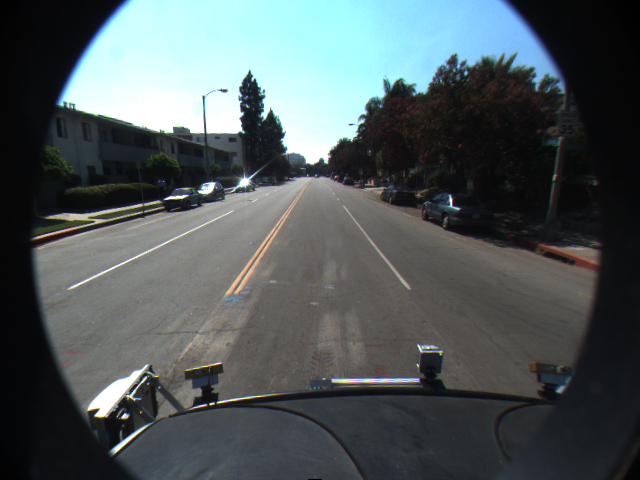
#> input picture hw4/imgs_sample/f00001.png, 640 x 480 px
$ python estimate_planar_homography.py   (Python 2 division)   (older library calls are emulated)
#> lines starting #> are read from the running program, lines starting #| are printed output that depends on the picture; after the words box and inside, x2 and y2 are one past the last pixel; in counts of white or black regions, pixels touching at a corner belong together; long printed decimals are rounded
### hw4/util_camera.py
"""
Various utility functions relating to camera/geometry.
"""

import numpy as np, cv, cv2

from util import intrnd

def get_intrinsics(K):
    """ Return the camera intrinsic parameters from K.
    Input:
        nparray K
    Output:
        (float fx, float fy, principle_point)
    """
    return (K[0,0], K[1, 1], (K[0,2], K[1,2]))

def compute_x(line, y):
    """ ax + by + c = 0 => x = (-by - c) / a """
    return (-line[1]*y - line[2]) / line[0]
def compute_y(line, x):
    """ ax + by + c = 0 => y = (-ax - c) / b """
    return (-line[0]*x - line[2]) / line[1]

# [31 lines left out: functions pt2homo, homo2pt, normalize_coords, not called in this run]

def draw_line(Irgb, line, color=(0, 255, 0)):
    """ Draws a line on an input image. If input image is not a three
    channeled image, then this will convert it.
    Input:
        nparray Irgb: (H x W x 1) or (H x W x 3)
        nparray line: [float a, float b, float c]
        tuple color: (int B, int G, int R)
    Output:
        nparray Irgb: (H x W x 3)
    """
    if len(Irgb.shape) != 3:
        Irgb = cv2.cvtColor(Irgb, cv.CV_GRAY2BGR)

    Irgb = Irgb.copy()
    h, w = Irgb.shape[0:2]
    pts = []
    for x in xrange(w):
        y = compute_line_y(line, x)
        if y > 0 and y < h:
            pts.append((x,y))
    cv.Line(cv.fromarray(Irgb), tuple(intrnd(*pts[0])), tuple(intrnd(*pts[-1])), color)
    return Irgb

# [50 lines left out: functions draw_points, find_line_segment, compute_line_x, not called in this run]
def compute_line_y(line, x):
    """ Computes x coord of line at y:
        ax + by + c = 0
        y = (-ax - c) / b
    """
    return (-line[0]*x - line[2]) / line[1]

# [134 lines left out: functions make_crossprod_mat, normalize_det, decompose_H, not called in this run]

### hw4/util.py
"""
A few utility functions.
"""
import os
import numpy as np

def to_rgb(I, do_cpy=True):
    """ Convert input image into RGB (color). """
    if len(I.shape) == 3:
        if do_cpy:
            return I.copy()
        else:
            return I
    out = np.zeros([I.shape[0], I.shape[1], 3])
    out[:,:,0] = I
    out[:,:,1] = I
    out[:,:,2] = I
    return out

def intrnd(*args):
    if len(args) == 1:
        return int(round(args[0]))
    else:
        return [int(round(x)) for x in args]

# [5 lines left out: function tupint, not called in this run]

def isimgext(path):
    p = path.lower()
    return p.endswith('.png') or p.endswith('.jpeg') or p.endswith('.jpg') or p.endswith('.bmp')

# [9 lines left out: function get_imgpaths, not called in this run]

def get_filename(fpath):
    return os.path.splitext(os.path.split(fpath)[1])[0]

### hw4/estimate_planar_homography.py
import pdb
import util_camera, util
import numpy as np, numpy.linalg, cv2

from util import intrnd
from util_camera import compute_x, compute_y, pt2homo, homo2pt

def estimate_planar_homography(I, line1, line2, K, win1, win2, lane_width):
    """ Estimates the planar homography H between the camera image
    plane, and the World (ground) plane.
    The World reference frame is directly below the camera, with:
        - Z-axis parallel to the road
        - X-axis on the road plane
        - Y-axis pointing upward from the road plane
        - origin is on the road plane (Y=0), and halfway between the
          two lanes boundaries (center of road).
    Input:
        nparray I
        nparray line1, line2: [a, b, c]
        nparray K
            The 3x3 camera intrinsic matrix.
        tuple win1, win2: (float x, float y, float w, float h)
        float lane_width
    Output:
        nparray H
    where H is a 3x3 homography.
    """
    h, w = I.shape[0:2]
    x_win1 = intrnd(w * win1[0])
    y_win1 = intrnd(h * win1[1])
    x_win2 = intrnd(w * win2[0])
    y_win2 = intrnd(h * win2[1])

    pts = []
    NUM = 10
    h_win = intrnd(h*win1[3]) # Assume window heights same btwn left/right
    for i in xrange(NUM):
        frac = i / float(NUM)
        y_cur = intrnd((y_win1-(h_win/2) + frac*h_win))
        pt_i = (compute_x(line1, y_cur), y_cur)
        pt_j = (compute_x(line2, y_cur), y_cur)
        pts.append((pt_i, pt_j))

    r1 = solve_for_r1(pts,
                      K,
                      lane_width)
    vanishing_pt = np.cross(line1, line2)
    vanishing_pt = vanishing_pt / vanishing_pt[2]
    vanishing_pt[1] = vanishing_pt[1]
    ## DEBUG Plot points on image, save to file for visual verification
    Irgb = util.to_rgb(I)
    COLOURS = [(255, 0, 0), (0, 255, 0)]
    for i, (pt_i, pt_j) in enumerate(pts):
        clr = COLOURS[i % 2]
        cv2.circle(Irgb, tuple(map(intrnd, pt_i)), 5, clr)
        cv2.circle(Irgb, tuple(map(intrnd, pt_j)), 5, clr)
    cv2.circle(Irgb, (intrnd(vanishing_pt[0]), intrnd(vanishing_pt[1])), 5, (0, 0, 255))
    cv2.imwrite("_Irgb.png", Irgb)

    r3 = solve_for_r3(vanishing_pt, line1, line2, K)
    T = solve_for_t(pts, K, r1, r3, lane_width)
    print "T_pre:", T
    T = T * (2.1798 / T[1])    # Height of camera is 2.1798 meters
    T[2] = 1 # We want the ref. frame to be directly below camera (why 1?!)
    #T = T / np.linalg.norm(T)
    print "T_post:", T

    H = np.zeros([3,3])
    H[:, 0] = r1
    H[:, 1] = r3
    H[:, 2] = T
    return np.dot(K, H)

def solve_for_r1(pts, K, lane_width):
    """ Solve for first column of the rotation matrix, utilizing the
    fact that we know the lane width. We require two pairs of points
    (p1,p2), (p3,p4), such that p1 is directly across from p2 (same
    for p3, p4).
    Input:
        tuple pts: ((p1, p2), (p3, p4))
            where each point is a pixel coord: (float x, float y)
        nparray K
            The 3x3 camera intrinsic matrix.
        float lane_width
            The width of the lane (e.g., 3.66 meters).
    Output:
        nparray r1
    A 3x1 column vector consisting of the first column of R.
    """
    (fx, fy, (cx, cy)) = util_camera.get_intrinsics(K)
    # Construct data matrix A
    Araw = np.zeros([len(pts) * 2, 4])
    i = 0 # Actual index into A
    for ii, (pi, pj) in enumerate(pts):
        xi, yi = pi
        xj, yj = pj
        Araw[i, :]   = (0, -fy, (-cy + yj), (yi - yj))
        Araw[i+1, :] = (fx, 0, (cx - xj), (-xj + xi))
        #Araw[i+2, :] = (-yj*fx, xj*fy, -yj*cx + xj*cy, yj*xi - xj*yi)
        i += 2
    rnk = numpy.linalg.matrix_rank(Araw)
    print "    Rank(A):", rnk
    if rnk == 3:
        A = Araw # Perfect! Just the rank we want.
    elif rnk < 3:
        raise Exception("Matrix A needs to have rank either 4 or 3! Rank was: {0}".format(rnk))
    else:
        # A is full rank - perform fixed-rank approx. -> rank 3
        print "(solve_for_r1) A is full rank, performing fixed rank approx..."
        U, S, V = numpy.linalg.svd(Araw)
        if (np.linalg.det(V) < 0):
            # We require U,V to have positive determinant
            print "    U,V had negative determinant, correcting."
            U = -U
            V = -V
        S_part = np.diag([S[0], S[1], S[2], 0]) # Kill last singular value
        S_new = np.zeros([Araw.shape[0], 4])
        S_new[0:4, :] = S_part
        A = np.dot(U, np.dot(S_new, V))
        print "    new rank:", np.linalg.matrix_rank(A)
        if np.linalg.matrix_rank(A) != 3:
            raise Exception("(solve_for_r1) What?! Fixed-rank approx. failed!")
    U, S, V = numpy.linalg.svd(A)
    if (np.linalg.det(V) < 0):
        # We require U,V to have positive determinant
        print "    U,V had negative determinant, correcting."
        U = -U
        V = -V
    v = V[-1, :]
    residual = numpy.linalg.norm(np.dot(A, v.T))
    print "(solve_for_r1) Residual: {0}".format(residual)
    gamma = v[-1]
    v_norm = v / gamma
    r11, r21, r31, _ = v_norm
    return np.array([r11, r21, r31])

def solve_for_r3(vanishing_pt, line1, line2, K):
    """ Solve for the third column r3 of the rotation matrix,
    utilizing the vanishing point of the lanes.
    Input:
        nparray vanishing_pt: [x, y, 1]
            Pixel image location of the vanishing point defined by the
            lanes.
        nparray line1, line2: [a, b, c]
            Lines vectors of the left/right lanes, in the form:
                [a, b, c]
            such that:
                ax + by + c = 0
        nparray K
            Camera intrinsic matrix.
    Output:
        nparray r3
            The third column of the rotation matrix R.
    """
    Kinv = numpy.linalg.inv(K)
    r3 = np.dot(Kinv, vanishing_pt)
    r3_norm = r3 / r3[2]
    return r3_norm

def solve_for_t(pts, K, r1, r3, lane_width):
    """ Recover the translation vector T, using the computed r1, r3.
    The input points pairs must be directly across from the lanes.
    Input:
        tuple pts: ((pt1, pt2), ...)
            Each point pair (pt_i, pt_j) must be directly across the
            lanes i.e. (X_j - X_i) = 3.66 meters, and:
                X_i = -1.83 meters
                X_j = +1.83 meters
        nparray K
            3x3 camera intrinsic matrix.
        nparray r1, r3
            The 3x1 column vectors comprising the first/third columns
            of the rotation matrix R.
        float lane_width
            Width of the lane (in meters).
    Output:
        nparray T
            The translation vector T as a 3x1 column vector.
    """
    (fx, fy, (cx, cy)) = util_camera.get_intrinsics(K)
    Kinv = numpy.linalg.inv(K)
    r11, r21, r31 = r1
    r13, r23, r33 = r3
    ww = lane_width / 2
    # Construct data matrix A
    Araw = np.zeros([len(pts) * 6, 5])
    i = 0 # Actual index into A
    for ii, (pi, pj) in enumerate(pts):
        xi, yi = pi
        xj, yj = pj
        bi = np.array([(xi - cx) / fx,
                       (yi - cy) / fy,
                       1]).T
        bj = np.array([(xj - cx) / fx,
                       (yj - cy) / fy,
                       1]).T
        Araw[i, :]   = [r13, 1, 0, 0, -ww*r11 - bi[0]]
        Araw[i+1, :] = [r23, 0, 1, 0, -ww*r21 - bi[1]]
        Araw[i+2, :] = [r33, 0, 0, 1, -ww*r31 - bi[2]]

        Araw[i+3, :] = [r13, 1, 0, 0, -ww*r11 - bj[0]]
        Araw[i+4, :] = [r23, 0, 1, 0, -ww*r21 - bj[1]]
        Araw[i+5, :] = [r33, 0, 0, 1, -ww*r31 - bj[2]]
        i += 6
    rnk = np.linalg.matrix_rank(Araw)
    if rnk == 4:
        A = Araw # Perfect! Just the rank we want.
    elif rnk < 4:
        raise Exception("(solve_for_r3) Matrix rank needs to be either 5 or 4 (was: {0})".format(rnk))
    else:
        # Perform fixed-rank approx on Araw (want rank 4)
        print "(solve_for_t): Araw has full rank, performing fixed_rank approx..."
        U, S, V = np.linalg.svd(Araw)
        if np.linalg.svd(V) < 0:
            U = -U
            V = -V
        S_new = np.zeros([U.shape[0], 5])
        for i in xrange(4):
            S_new[i,i] = S[i]
        A = np.dot(U, np.dot(S_new, V))
        print np.allclose(Araw, A)
        print Araw[0,:]
        print '=='
        print A[0,:]

    print "(solve_for_t): Rank(A):", np.linalg.matrix_rank(A)
    U, S, V = numpy.linalg.svd(A)
    if np.linalg.det(V) < 0:
        U = -U
        V = -V
    v = V[-1, :]
    print "    residual: {0}".format(np.linalg.norm(np.dot(A, v)))
    gamma = v[-1]
    v_norm = v / gamma
    Z, tx, ty, tz, _ = v_norm
    return np.array([tx, ty, tz]).T

def main():
    # K matrix given by the Caltech Lanes dataset (CameraInfo.txt)
    K = np.array([[309.4362,     0,        317.9034],
                  [0,         344.2161,    256.5352],
                  [0,            0,            1   ]])
    line1 = np.array([  1.30459272,     1.,     -589.16024465])
    line2 = np.array([  -1.26464497,    1.,     228.18829664])
    win1 = (0.4, 0.60, 0.2, 0.25)
    win2 = (0.62, 0.60, 0.2, 0.25)
    lane_width = 3.66 # 3.66 meters
    imgpath = 'imgs_sample/f00001.png'
    I = cv2.imread(imgpath, cv2.CV_LOAD_IMAGE_GRAYSCALE)
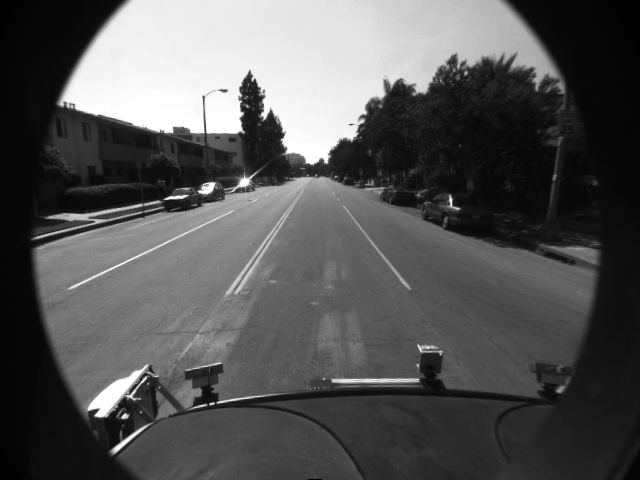
#> I: shape (480, 640); min 0, max 255, mean 85.4
    #### Draw lines on _Irgbline.png to sanity check lane detection
    Irgb = cv2.imread(imgpath, cv2.CV_LOAD_IMAGE_COLOR)
#> Irgb is the input picture: shape (480, 640, 3); mean B, G, R 90, 88.4, 79.4
    Irgb = util_camera.draw_line(Irgb, line1, (0, 255, 0))
    Irgb = util_camera.draw_line(Irgb, line2, (255, 0, 0))
    cv2.imwrite("_Irgbline.png", Irgb)

    H = estimate_planar_homography(I, line1, line2, K, win1, win2, lane_width)
#|     Rank(A): 4
#> in solve_for_r1, `A = np.dot(U, np.dot(S_new, V))`:
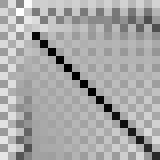
#> U: shape (20, 20) float64 (shown 8 times larger); min -0.9, max 0.489, mean 0.0163; drawn with min black and max white
#|     new rank: 3
#| (solve_for_r1) Residual: 1.0865221326154586e-13
#> in to_rgb, `out[:,:,0] = I`:
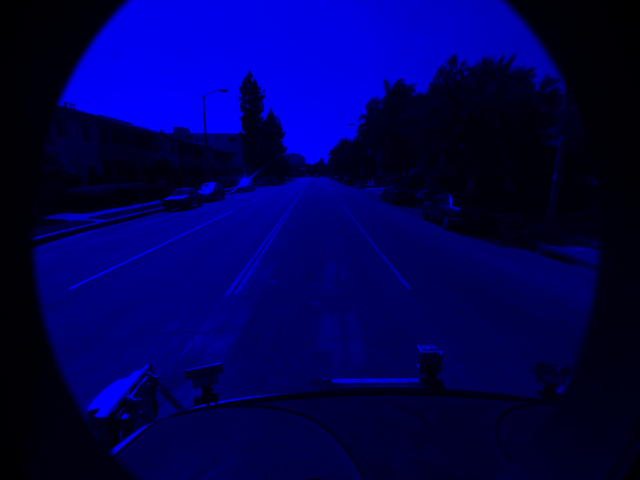
#> out: shape (480, 640, 3) float64; mean of channels 0, 1, 2 85.4, 0, 0; drawn as B, G, R
#> in to_rgb, `out[:,:,1] = I`:
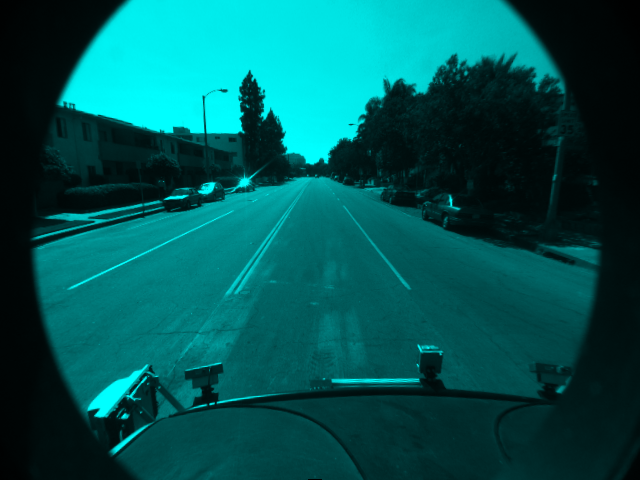
#> out: shape (480, 640, 3) float64; mean of channels 0, 1, 2 85.4, 85.4, 0; drawn as B, G, R
#> after the loop in estimate_planar_homography, `for i, (pt_i, pt_j) in enumerate(pts):`:
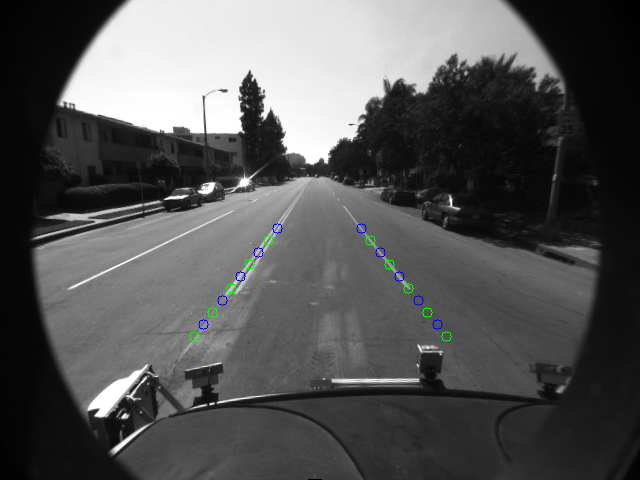
#> Irgb: shape (480, 640, 3) float64; mean of channels 0, 1, 2 85.4, 85.4, 85.2; drawn as B, G, R
#> in estimate_planar_homography, `cv2.circle(Irgb, (intrnd(vanishing_pt[0]), intrnd(vanishing_pt[1])), 5..`: Irgb: shape (480, 640, 3) float64; 0.01% of pixels changed, all inside (x1, y1, x2, y2) = (313, 169, 324, 180)
#| (solve_for_t): Rank(A): 4
#|     residual: 1.3351178741107947e-15
#| T_pre: [ 2.69016546e+13 -8.84060718e+15  3.69290097e+16]
#| T_post: [-0.006633  2.1798      1.        ]
#> H = [[-367.2, 318.1, 315.9], [-374.7, 174.1, 1006.9], [-1.33, 1, 1]]
    print H
#| [[-3.67216446e+02  3.18128815e+02  3.15850893e+02]
#|  [-3.74699378e+02  1.74131709e+02  1.00685745e+03]
#|  [-1.32784861e+00  1.00000000e+00  1.00000000e+00]]
    print "    rank(H): {0}".format(np.linalg.matrix_rank(H))
#|     rank(H): 3
    print "    det(H): {0}".format(np.linalg.det(H))
#|     det(H): -45648.337
    if np.linalg.matrix_rank(H) == 3:
        print "The following should be identity (inv(H) * H):"
        print np.dot(numpy.linalg.inv(H), H)
#| [[ 1.00000000e+00  0.00000000e+00  1.77635684e-15]
#|  [ 4.54458269e-17  1.00000000e+00  8.88178420e-16]
#|  [-1.21642683e-16  0.00000000e+00  1.00000000e+00]]

    print "(Evaluating a few world points to see where they lie on the image)"
    Irgb = cv2.imread(imgpath, cv2.CV_LOAD_IMAGE_COLOR)
    # world point: (X, Z, 1), i.e. point on world plane (road)
    world_pts = [
        # Points in MIDDLE of lane, going towards horizon
        ((0, 0, 1), (0, 1, 1), (0, 2, 1), (0, 4, 1), (0, 8, 1), (0, 16, 1), (0, 32, 1), (0, 10000, 1)),
        # Points on LEFT lane, going towards horizon
        ((-1.83, 0, 1), (-1.83, 2, 1), (-1.83, 4, 1), (-1.83, 8, 1), (-1.83, 10000, 1)),
        # Points on RIGHT lane, going towards horizon
        ((1.83, 0, 1), (1.83, 2, 1), (1.83, 4, 1), (1.83, 8, 1), (1.83, 10000, 1))
        ]
    colours = [(255, 0, 0), (0, 255, 0), (0, 0, 255)]
    for i, sub_pts in enumerate(world_pts):
        clr = colours[i % len(colours)]
        for pt in sub_pts:
            pt_np = np.array(pt)
            pt_img = np.dot(H, pt_np)
            pt_img = pt_img / pt_img[2]
            print "(i={0}) World {1} -> {2}".format(i, pt, pt_img)
            cv2.circle(Irgb, (intrnd(pt_img[0]), intrnd(pt_img[1])), 3, clr)
        print
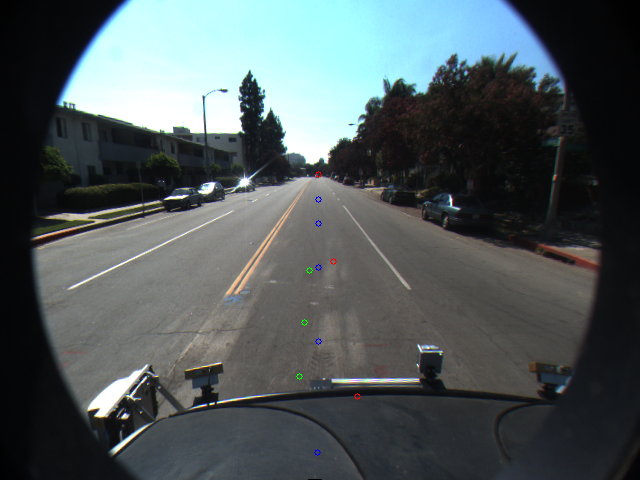
#> Irgb: shape (480, 640, 3); 0.06% of pixels changed, all inside (x1, y1, x2, y2) = (296, 171, 361, 456)

    cv2.imwrite("_Irgb_pts.png", Irgb)

    print "Done."

if __name__ == '__main__':
    main()
